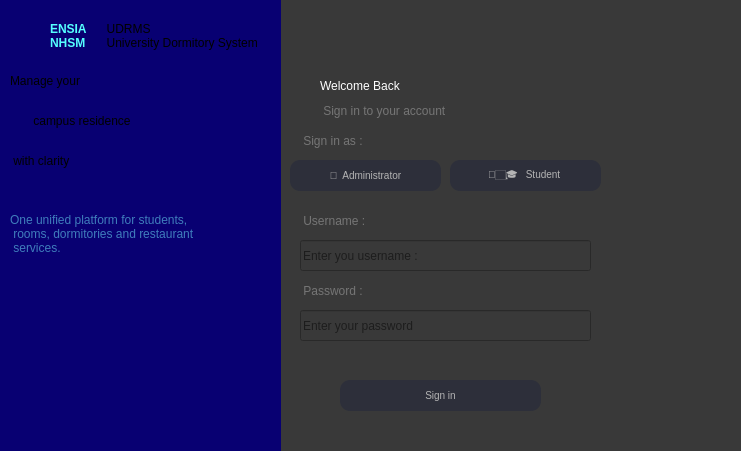
<?xml version="1.0" encoding="UTF-8"?>
<ui version="4.0">
 <class>MainWindow</class>
 <widget class="QMainWindow" name="MainWindow">
  <property name="geometry">
   <rect>
    <x>0</x>
    <y>0</y>
    <width>741</width>
    <height>451</height>
   </rect>
  </property>
  <property name="windowTitle">
   <string>MainWindow</string>
  </property>
  <property name="styleSheet">
   <string notr="true"/>
  </property>
  <widget class="QWidget" name="centralwidget">
   <widget class="QWidget" name="widget_2" native="true">
    <property name="geometry">
     <rect>
      <x>0</x>
      <y>0</y>
      <width>741</width>
      <height>451</height>
     </rect>
    </property>
    <property name="styleSheet">
     <string notr="true">
background-color:rgb(57, 57, 57);</string>
    </property>
    <widget class="QWidget" name="widget" native="true">
     <property name="geometry">
      <rect>
       <x>0</x>
       <y>-10</y>
       <width>281</width>
       <height>461</height>
      </rect>
     </property>
     <property name="styleSheet">
      <string notr="true">background-color: rgb(8, 0, 114);
</string>
     </property>
     <widget class="QLabel" name="label">
      <property name="geometry">
       <rect>
        <x>10</x>
        <y>30</y>
        <width>191</width>
        <height>121</height>
       </rect>
      </property>
      <property name="styleSheet">
       <string notr="true">font: 800 20pt &quot;Segoe UI&quot;;
</string>
      </property>
      <property name="text">
       <string>Manage your  </string>
      </property>
     </widget>
     <widget class="QLabel" name="label_2">
      <property name="geometry">
       <rect>
        <x>30</x>
        <y>110</y>
        <width>221</width>
        <height>41</height>
       </rect>
      </property>
      <property name="styleSheet">
       <string notr="true">font: 800 18pt &quot;Segoe UI&quot;;</string>
      </property>
      <property name="text">
       <string> campus residence </string>
      </property>
     </widget>
     <widget class="QLabel" name="label_3">
      <property name="geometry">
       <rect>
        <x>10</x>
        <y>150</y>
        <width>191</width>
        <height>41</height>
       </rect>
      </property>
      <property name="styleSheet">
       <string notr="true">font: 800 20pt &quot;Segoe UI&quot;;</string>
      </property>
      <property name="text">
       <string> with clarity</string>
      </property>
     </widget>
     <widget class="QLabel" name="label_4">
      <property name="geometry">
       <rect>
        <x>100</x>
        <y>10</y>
        <width>251</width>
        <height>71</height>
       </rect>
      </property>
      <property name="styleSheet">
       <string notr="true">font: 800 7pt &quot;Segoe UI&quot;;
</string>
      </property>
      <property name="text">
       <string>  UDRMS
  University Dormitory System</string>
      </property>
     </widget>
     <widget class="QLabel" name="label_5">
      <property name="geometry">
       <rect>
        <x>50</x>
        <y>25</y>
        <width>51</width>
        <height>41</height>
       </rect>
      </property>
      <property name="styleSheet">
       <string notr="true">font: 9pt &quot;Terminal&quot;;

color: rgb(85, 255, 255);
font-weight: bold ;
</string>
      </property>
      <property name="text">
       <string>ENSIA 
NHSM</string>
      </property>
     </widget>
     <widget class="QLabel" name="label_6">
      <property name="geometry">
       <rect>
        <x>10</x>
        <y>200</y>
        <width>281</width>
        <height>101</height>
       </rect>
      </property>
      <property name="styleSheet">
       <string notr="true">font: 10pt &quot;Segoe Print&quot;;
color: rgb(63, 125, 188);</string>
      </property>
      <property name="text">
       <string>One unified platform for students,
 rooms, dormitories and restaurant
 services.
</string>
      </property>
     </widget>
     <widget class="QLabel" name="gif_label">
      <property name="geometry">
       <rect>
        <x>20</x>
        <y>300</y>
        <width>221</width>
        <height>121</height>
       </rect>
      </property>
      <property name="text">
       <string/>
      </property>
      <property name="scaledContents">
       <bool>false</bool>
      </property>
     </widget>
    </widget>
    <widget class="QLabel" name="label_7">
     <property name="geometry">
      <rect>
       <x>320</x>
       <y>60</y>
       <width>231</width>
       <height>51</height>
      </rect>
     </property>
     <property name="styleSheet">
      <string notr="true">font: 700 20pt &quot;Segoe UI&quot;;

color: rgb(10, 10, 10);</string>
     </property>
     <property name="text">
      <string> Welcome Back </string>
     </property>
    </widget>
    <widget class="QLabel" name="label_8">
     <property name="geometry">
      <rect>
       <x>320</x>
       <y>60</y>
       <width>231</width>
       <height>51</height>
      </rect>
     </property>
     <property name="styleSheet">
      <string notr="true">
font: 700 20pt &quot;Segoe UI&quot;;
color: rgb(255, 255, 255);</string>
     </property>
     <property name="text">
      <string>Welcome Back </string>
     </property>
    </widget>
    <widget class="QLabel" name="label_9">
     <property name="geometry">
      <rect>
       <x>320</x>
       <y>100</y>
       <width>311</width>
       <height>21</height>
      </rect>
     </property>
     <property name="styleSheet">
      <string notr="true">font: italic 500 12pt &quot;Segoe UI&quot;;
color: rgb(117, 117, 117);</string>
     </property>
     <property name="text">
      <string> Sign in to your account </string>
     </property>
    </widget>
    <widget class="QLabel" name="label_10">
     <property name="geometry">
      <rect>
       <x>300</x>
       <y>130</y>
       <width>311</width>
       <height>21</height>
      </rect>
     </property>
     <property name="styleSheet">
      <string notr="true">font: italic 500 9pt &quot;Segoe UI&quot;;
color: rgb(117, 117, 117);</string>
     </property>
     <property name="text">
      <string> Sign in as : </string>
     </property>
    </widget>
    <widget class="QPushButton" name="pushButton_administrator">
     <property name="geometry">
      <rect>
       <x>290</x>
       <y>160</y>
       <width>151</width>
       <height>31</height>
      </rect>
     </property>
     <property name="styleSheet">
      <string notr="true">QPushButton {
    background-color: #2D2F3A;
    border-radius: 10px;
    color: rgb(180, 180, 180);
    font-size: 10px;
   
	font: 700 &quot;Segoe UI&quot;;
}

QPushButton:hover {
    background-color: #404457;
}

QPushButton:checked {
    background-color: #404457;
}</string>
     </property>
     <property name="text">
      <string>  👔  Administrator  </string>
     </property>
    </widget>
    <widget class="QPushButton" name="pushButton_student">
     <property name="geometry">
      <rect>
       <x>450</x>
       <y>160</y>
       <width>151</width>
       <height>31</height>
      </rect>
     </property>
     <property name="styleSheet">
      <string notr="true">QPushButton {
    background-color: #2D2F3A;
    border-radius: 10px;
    color: rgb(180, 180, 180);
    font-size: 10px;
   
	font: 700 &quot;Segoe UI&quot;;
}

QPushButton:hover {
    background-color: #404457;
}

QPushButton:checked {
    background-color: #404457;
}</string>
     </property>
     <property name="text">
      <string>🧑🏻‍🎓   Student </string>
     </property>
    </widget>
    <widget class="QLabel" name="label_11">
     <property name="geometry">
      <rect>
       <x>300</x>
       <y>210</y>
       <width>311</width>
       <height>21</height>
      </rect>
     </property>
     <property name="styleSheet">
      <string notr="true">font: italic 500 11pt &quot;Segoe UI&quot;;
color: rgb(117, 117, 117);</string>
     </property>
     <property name="text">
      <string> Username :</string>
     </property>
    </widget>
    <widget class="QLineEdit" name="lineEdit">
     <property name="geometry">
      <rect>
       <x>300</x>
       <y>240</y>
       <width>291</width>
       <height>31</height>
      </rect>
     </property>
     <property name="styleSheet">
      <string notr="true">
QLineEdit 
{
	padding : 5px ;
	text-font: italic 500 13pt &quot;Segoe UI&quot;;
	color :  rgb(117, 117, 117);
	border: 1px solid rgb(127, 127, 127);
	border-radius : 10px;
}
QLineEdit:focus {
    border: 2px solid #5A5FFF;
}
QLineEdit:focus {
    border: 2px solid #5A5FFF;QLineEdit:focus {
    border: 2px solid #5A5FFF;
}n}</string>
     </property>
     <property name="text">
      <string/>
     </property>
     <property name="placeholderText">
      <string>Enter you username :</string>
     </property>
    </widget>
    <widget class="QLabel" name="label_12">
     <property name="geometry">
      <rect>
       <x>300</x>
       <y>280</y>
       <width>311</width>
       <height>21</height>
      </rect>
     </property>
     <property name="styleSheet">
      <string notr="true">font: italic 500 11pt &quot;Segoe UI&quot;;
color: rgb(117, 117, 117);</string>
     </property>
     <property name="text">
      <string> Password : </string>
     </property>
    </widget>
    <widget class="QLineEdit" name="lineEdit_2">
     <property name="geometry">
      <rect>
       <x>300</x>
       <y>310</y>
       <width>291</width>
       <height>31</height>
      </rect>
     </property>
     <property name="styleSheet">
      <string notr="true">
QLineEdit 
{
	padding : 5px ;
	text-font: italic 500 13pt &quot;Segoe UI&quot;;
	color :  rgb(117, 117, 117);
	border: 1px solid rgb(127, 127, 127);
	border-radius : 10px;
}
QLineEdit:focus {
    border: 2px solid #5A5FFF;
}
QLineEdit:focus {
    border: 2px solid #5A5FFF;QLineEdit:focus {
    border: 2px solid #5A5FFF;
}n}</string>
     </property>
     <property name="text">
      <string/>
     </property>
     <property name="echoMode">
      <enum>QLineEdit::EchoMode::Password</enum>
     </property>
     <property name="placeholderText">
      <string>Enter your password </string>
     </property>
    </widget>
    <widget class="QPushButton" name="pushButton_3">
     <property name="geometry">
      <rect>
       <x>340</x>
       <y>380</y>
       <width>201</width>
       <height>31</height>
      </rect>
     </property>
     <property name="styleSheet">
      <string notr="true">QPushButton {
    background-color: #2D2F3A;
    border-radius: 10px;
    color: rgb(180, 180, 180);
    font-size: 10px;
   
	font: 700 &quot;Segoe UI&quot;;
}

QPushButton:hover {
    background-color: #404457;
}</string>
     </property>
     <property name="text">
      <string>Sign in</string>
     </property>
    </widget>
   </widget>
  </widget>
 </widget>
 <resources/>
 <connections/>
</ui>
